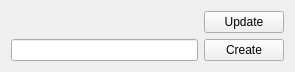
<?xml version="1.0" encoding="UTF-8"?>
<ui version="4.0">
 <class>PropertyWidget_StyleFromSelection</class>
 <widget class="QWidget" name="PropertyWidget_StyleFromSelection">
  <property name="geometry">
   <rect>
    <x>0</x>
    <y>0</y>
    <width>295</width>
    <height>50</height>
   </rect>
  </property>
  <property name="windowTitle">
   <string>Form</string>
  </property>
  <layout class="QGridLayout" name="gridLayout">
   <item row="0" column="1">
    <widget class="QPushButton" name="updateButton">
     <property name="text">
      <string>Update</string>
     </property>
    </widget>
   </item>
   <item row="1" column="1">
    <widget class="QPushButton" name="createButton">
     <property name="text">
      <string>Create</string>
     </property>
    </widget>
   </item>
   <item row="0" column="0">
    <widget class="QLabel" name="currentStyleLabel">
     <property name="text">
      <string/>
     </property>
    </widget>
   </item>
   <item row="1" column="0">
    <widget class="QLineEdit" name="newStyleEdit"/>
   </item>
  </layout>
 </widget>
 <tabstops>
  <tabstop>newStyleEdit</tabstop>
  <tabstop>updateButton</tabstop>
  <tabstop>createButton</tabstop>
 </tabstops>
 <resources/>
 <connections/>
</ui>
